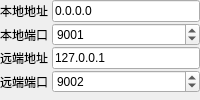
          <widget class="QWidget" name="pageUdp">
           <layout class="QFormLayout" name="formUdp">
            <property name="horizontalSpacing">
             <number>4</number>
            </property>
            <property name="verticalSpacing">
             <number>1</number>
            </property>
            <property name="leftMargin">
             <number>0</number>
            </property>
            <property name="topMargin">
             <number>0</number>
            </property>
            <property name="rightMargin">
             <number>0</number>
            </property>
            <property name="bottomMargin">
             <number>0</number>
            </property>
            <item row="0" column="0">
             <widget class="QLabel" name="lblUdpLocalAddr">
              <property name="text">
               <string>本地地址</string>
              </property>
             </widget>
            </item>
            <item row="0" column="1">
             <widget class="QLineEdit" name="udpLocalAddrEdit">
              <property name="text">
               <string>0.0.0.0</string>
              </property>
             </widget>
            </item>
            <item row="1" column="0">
             <widget class="QLabel" name="lblUdpLocalPort">
              <property name="text">
               <string>本地端口</string>
              </property>
             </widget>
            </item>
            <item row="1" column="1">
             <widget class="QSpinBox" name="udpLocalPortSpin">
              <property name="minimum">
               <number>1</number>
              </property>
              <property name="maximum">
               <number>65535</number>
              </property>
              <property name="value">
               <number>9001</number>
              </property>
             </widget>
            </item>
            <item row="2" column="0">
             <widget class="QLabel" name="lblUdpRemoteAddr">
              <property name="text">
               <string>远端地址</string>
              </property>
             </widget>
            </item>
            <item row="2" column="1">
             <widget class="QLineEdit" name="udpRemoteAddrEdit">
              <property name="text">
               <string>127.0.0.1</string>
              </property>
             </widget>
            </item>
            <item row="3" column="0">
             <widget class="QLabel" name="lblUdpRemotePort">
              <property name="text">
               <string>远端端口</string>
              </property>
             </widget>
            </item>
            <item row="3" column="1">
             <widget class="QSpinBox" name="udpRemotePortSpin">
              <property name="minimum">
               <number>1</number>
              </property>
              <property name="maximum">
               <number>65535</number>
              </property>
              <property name="value">
               <number>9002</number>
              </property>
             </widget>
            </item>
           </layout>
          </widget>
